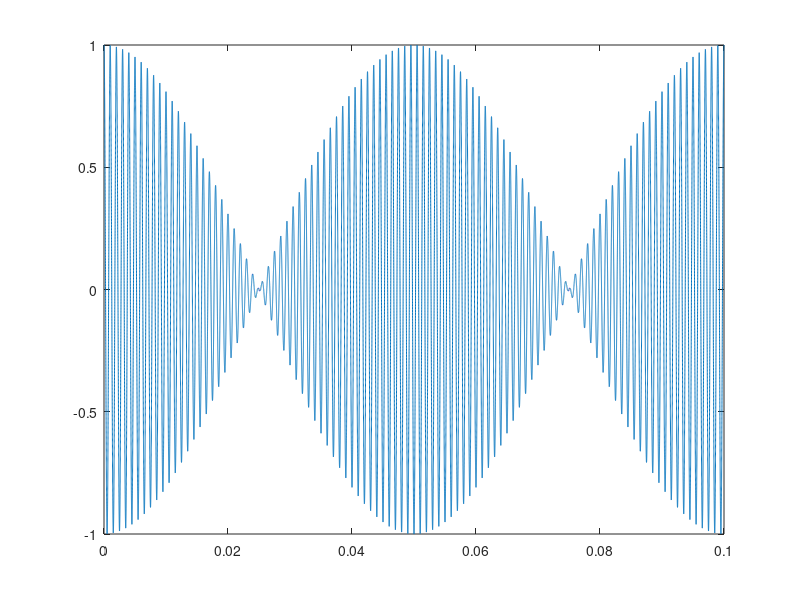

Source code (MATLAB):
%osciliscope
%AM Modulation 
carrier_freq=1000;
msg_freq = 10;
t= 0:0.000001:0.1;

carrier=cos(2*pi*carrier_freq*t);
msg=cos(2*pi*msg_freq*t);

AM_out=carrier.*msg;
FM_out=cos(2*pi*carrier_freq*t.*msg);

plot(t,AM_out)